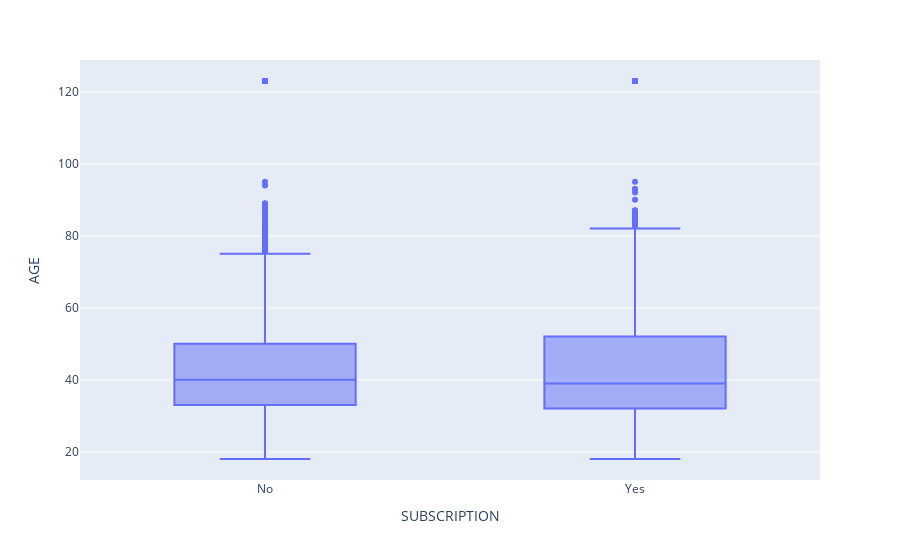

Notebook source saved alongside this figure:
### Code cell
%matplotlib inline
fig = px.box(df, x="SUBSCRIPTION", y="AGE")
fig.update_traces(quartilemethod="exclusive") 
fig.show()

### Figure 1 — Plotly figure (JSON) as saved in the notebook; plotly's stock layout.template omitted (floating-point values rounded to 4 significant figures; data arrays with more than 128 entries replaced by an {"elided": "..."} marker saying what was removed)
{"data": [{"alignmentgroup": "True", "hovertemplate": "SUBSCRIPTION=%{x}<br>AGE=%{y}<extra></extra>", "legendgroup": "", "marker": {"color": "#636efa"}, "name": "", "notched": false, "offsetgroup": "", "orientation": "v", "quartilemethod": "exclusive", "showlegend": false, "type": "box", "x": {"elided": "45136 str values"}, "x0": " ", "xaxis": "x", "y": {"elided": "45136 int values"}, "y0": " ", "yaxis": "y"}], "layout": {"autosize": true, "boxmode": "group", "legend": {"tracegroupgap": 0}, "margin": {"t": 60}, "xaxis": {"anchor": "y", "autorange": true, "domain": [0, 1], "range": [-0.5, 1.5], "title": {"text": "SUBSCRIPTION"}, "type": "category"}, "yaxis": {"anchor": "x", "autorange": true, "domain": [0, 1], "range": [12.17, 128.8], "title": {"text": "AGE"}, "type": "linear"}}}
